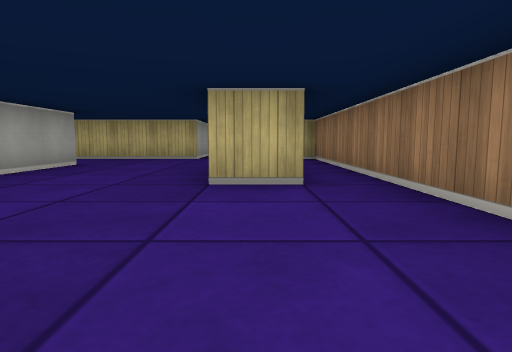
View 1 (above)

14 first-person views from a walk through a cub3D maze. The camera is about half as high as the walls, tilts 6° down and sees 75° across. The floor is counted in squares. Each view is taken from the middle of a square. On the plan, view 1 faces up. The plan holds only what a view shows up to about 9 squares ahead; the rest is blank.

View 2
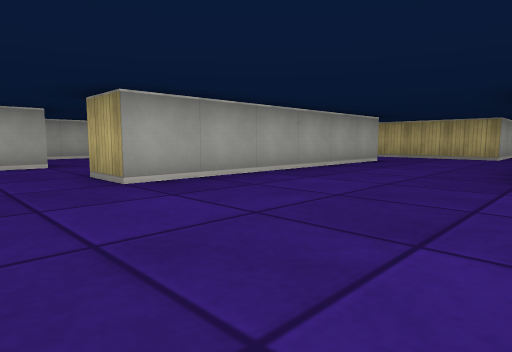

View 3
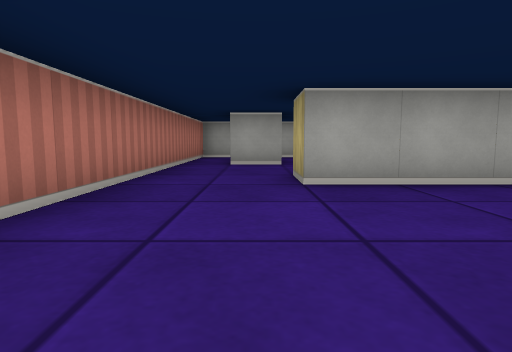

View 4
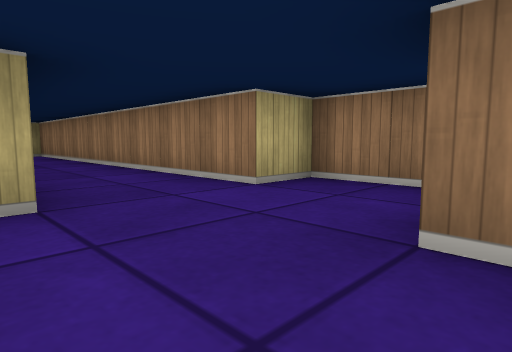

View 5
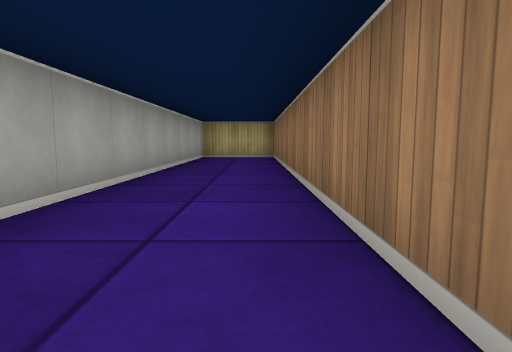

View 6
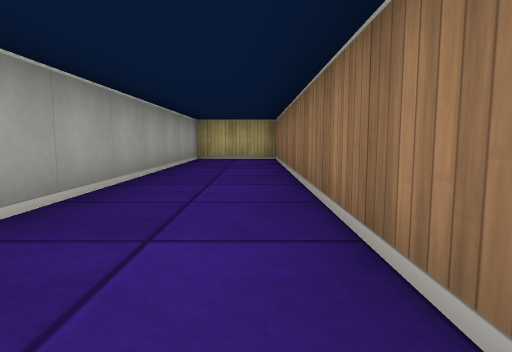

View 7
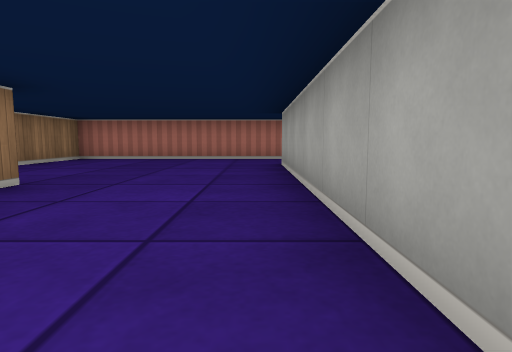

View 8
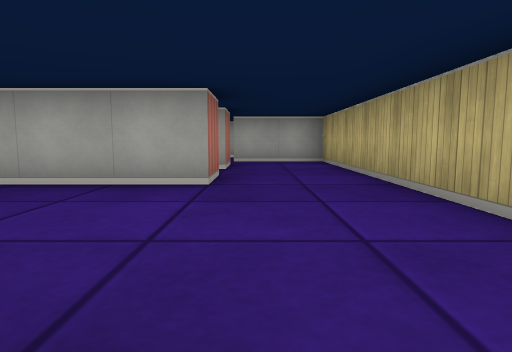

View 9
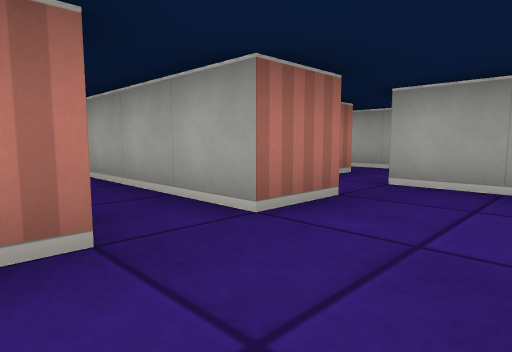

View 10
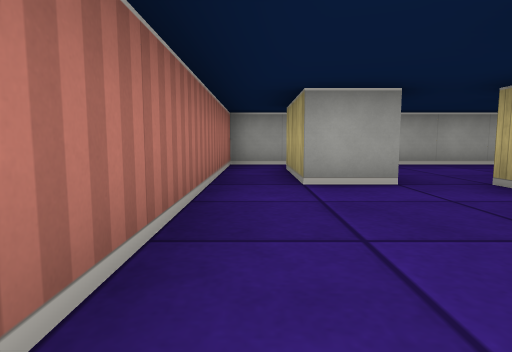

View 11
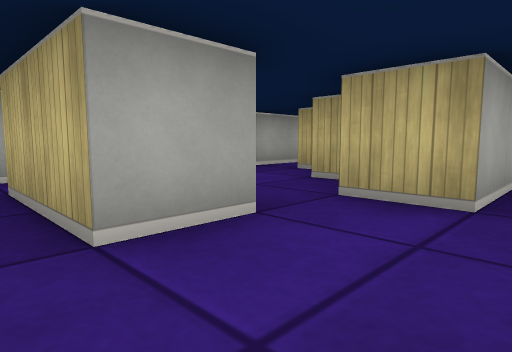

View 12
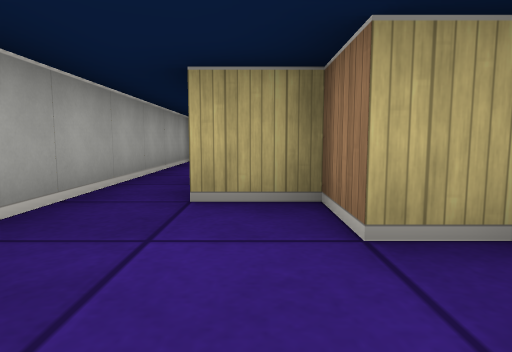

View 13
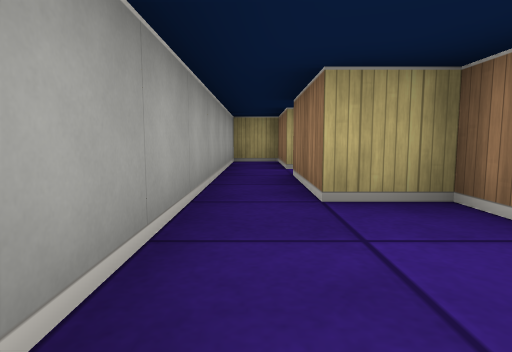

View 14
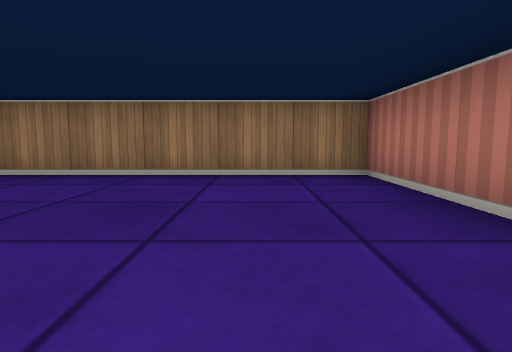

### Floor plan
Ten units are one square. View 1 is at (0, 0); x grows to the right and y downward. Boxes are objects, and circles mark ways between rooms. Rooms are numbered by the first view taken in them; rooms with no view inside come last. Other rooms are left out.
<svg viewBox="-100 -180 120 200">
<path fill="none" stroke="#000" d="M-35 -65 -35 -5M6 -35 -5 -35M-35 15 15 15 15 -85 5 -85 5 -175 -15 -175 -15 -85 -35 -85M-65 -6 -65 5M-35 -5 -45 -5M-46 -65 -35 -65M-55 -65 -55 -15 -65 -15M-65 15 -35 15M-35 -85 -55 -85M-85 -65 -85 -85 -95 -85 -95 -5M-68 -25 -75 -25 -75 -35 -85 -35 -85 -55 -81 -55M-66 -65 -55 -65M-55 -85 -75 -85 -75 -65M-65 5 -85 5M-95 -5 -95 15 -65 15"/>
<circle cx="-40" cy="-75" r="3" fill="#2a7"/>
<circle cx="-40" cy="5" r="3" fill="#2a7"/>
<circle cx="-70" cy="-10" r="3" fill="#2a7"/>
<circle cx="-60" cy="-75" r="3" fill="#2a7"/>
<circle cx="-75" cy="10" r="3" fill="#2a7"/>
<circle cx="-80" cy="-60" r="3" fill="#2a7"/>
<circle cx="-90" cy="0" r="3" fill="#2a7"/>
<text x="-10" y="-60">1</text>
<text x="-50" y="-30">2</text>
<text x="-90" y="-40">3</text>
<text x="-70" y="-70">4</text>
<text x="-80" y="10">5</text>
</svg>
Room 1 opens to room 2. Room 2 opens to room 3. Room 2 opens to room 4. Room 2 opens to room 5. Room 3 opens to room 4. Room 3 opens to room 5.

Where each view was taken, in squares from view 1:
view 1: 0 up, 0 right, facing up
view 2: 1 down, 0 right, facing up-left
view 3: 0 up, 0 right, facing left
view 4: 6 up, 2 left, facing up-right
view 5: 8 up, 0 right, facing up
view 6: 9 up, 0 right, facing up
view 7: 7 up, 3 left, facing down
view 8: 7 up, 0 right, facing left
view 9: 8 up, 4 left, facing down-left
view 10: 1 down, 3 left, facing left
view 11: 1 down, 5 left, facing up-left
view 12: 1 up, 8 left, facing up
view 13: 1 up, 9 left, facing up
view 14: 0 up, 3 left, facing right
